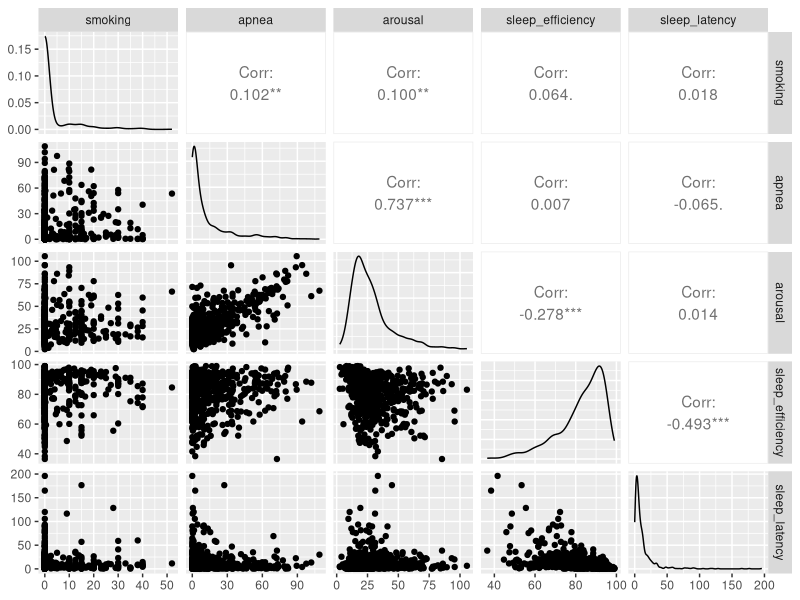
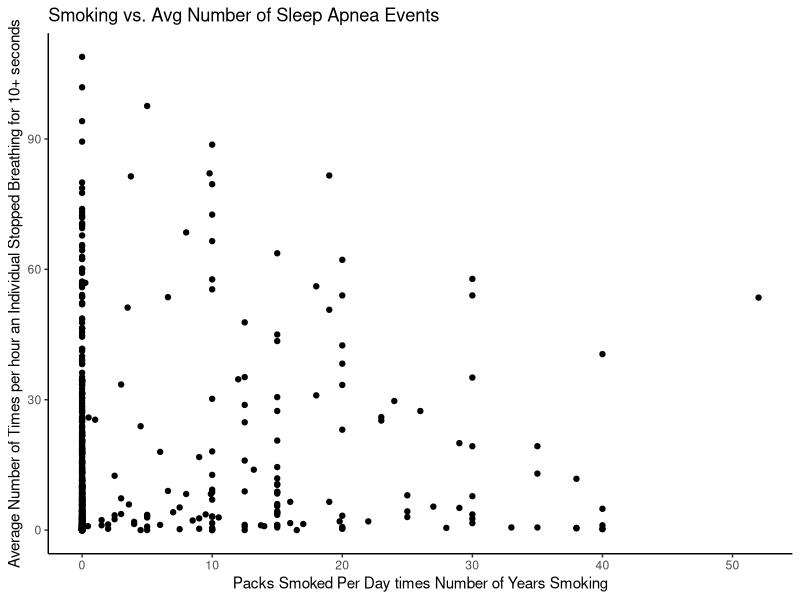
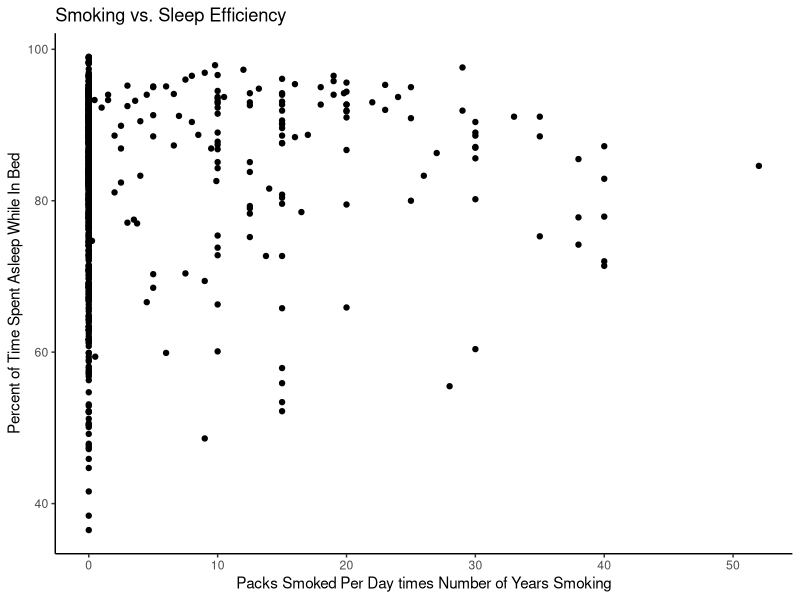
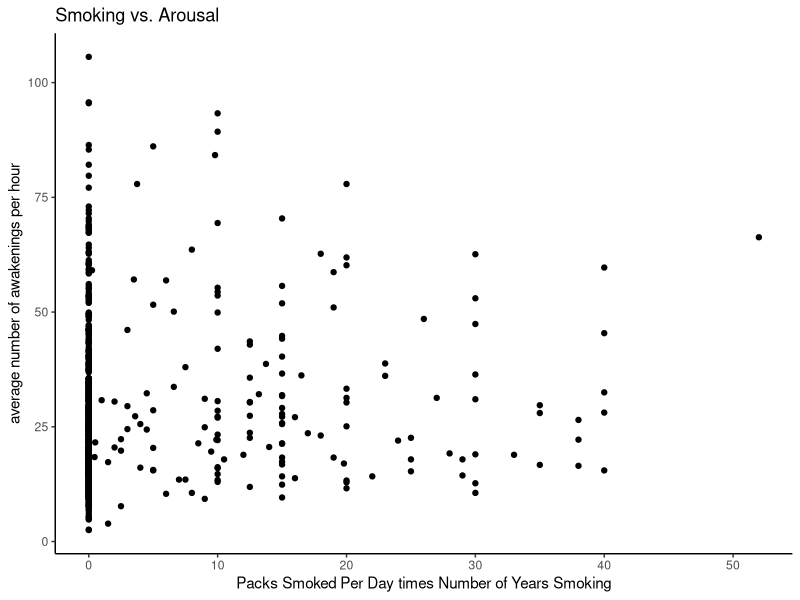
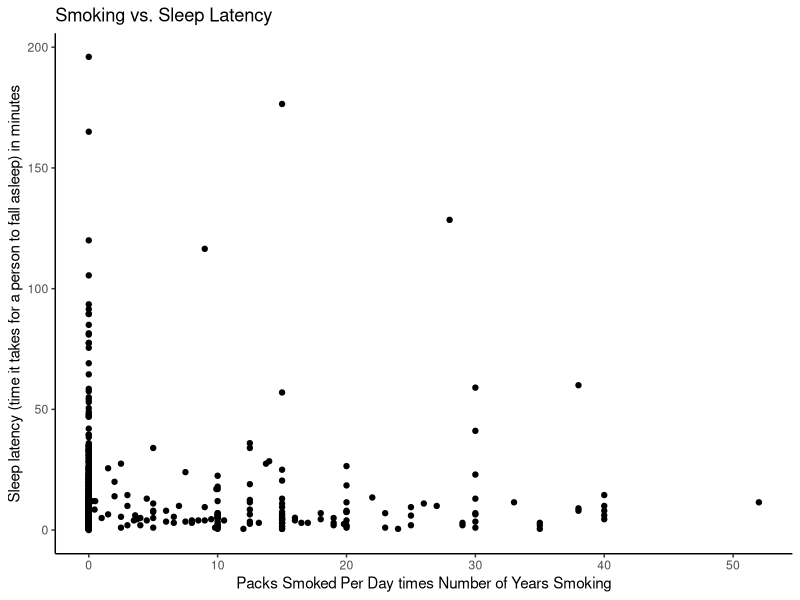
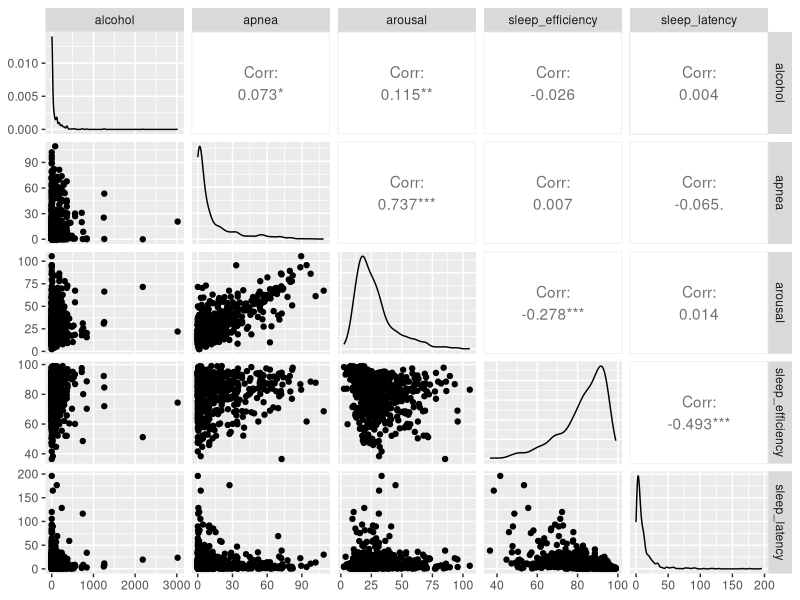
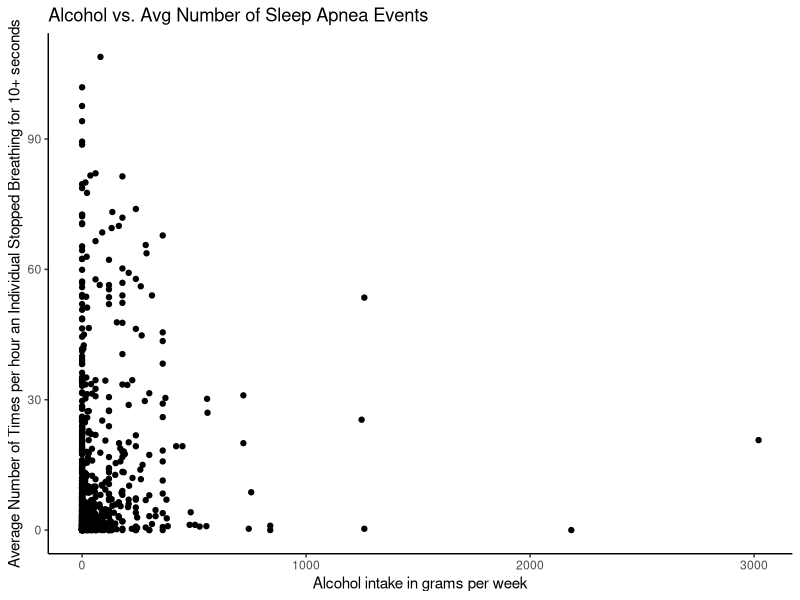
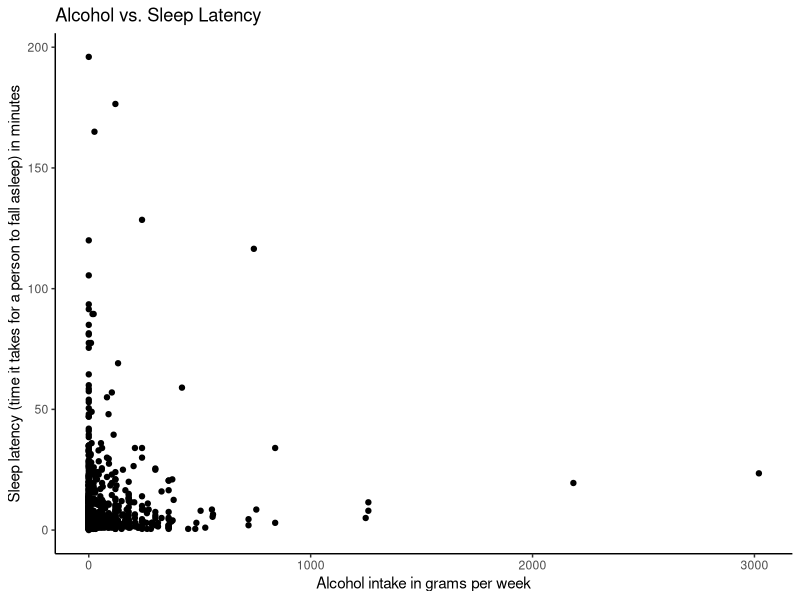

These figures' R source, in order:
## ---- chunk 1
knitr::opts_chunk$set(echo = TRUE)
## ---- chunk 2
library(tidyverse)
library(broom)
library(GGally)
## ---- chunk 3
nocturia <- read_csv("./nocturia.csv")
na.omit(nocturia) -> nocturia
nocturia
## ---- chunk 4
nocturia$rem_latency <- as.numeric(nocturia$rem_latency)
na.omit(nocturia) -> nocturia
nocturia$rem_latency
## ---- chunk 5
ggpairs(nocturia[, c("smoking", "apnea", "arousal", "sleep_efficiency", "sleep_latency")])
## ---- chunk 6
ggplot(nocturia, aes(x = smoking, y = apnea)) +
  geom_point() +
  ggtitle("Smoking vs. Avg Number of Sleep Apnea Events") +
  xlab("Packs Smoked Per Day times Number of Years Smoking") +
  ylab("Average Number of Times per hour an Individual Stopped Breathing for 10+ seconds") +
  theme_classic()

ggplot(nocturia, aes(x = smoking, y = sleep_efficiency)) +
  geom_point() +
  ggtitle("Smoking vs. Sleep Efficiency") +
  xlab("Packs Smoked Per Day times Number of Years Smoking") +
  ylab("Percent of Time Spent Asleep While In Bed") +
  theme_classic()

ggplot(nocturia, aes(x = smoking, y = arousal)) +
  geom_point() +
  ggtitle("Smoking vs. Arousal") +
  xlab("Packs Smoked Per Day times Number of Years Smoking") +
  ylab("average number of awakenings per hour") +
  theme_classic()

ggplot(nocturia, aes(x = smoking, y = sleep_latency)) +
  geom_point() +
  ggtitle("Smoking vs. Sleep Latency") +
  xlab("Packs Smoked Per Day times Number of Years Smoking") +
  ylab("Sleep latency (time it takes for a person to fall asleep) in minutes") +
  theme_classic()
## ---- chunk 7
ggpairs(nocturia[, c("alcohol", "apnea", "arousal", "sleep_efficiency", "sleep_latency")])
## ---- chunk 8
ggplot(nocturia, aes(x = alcohol, y = apnea)) +
  geom_point() +
  ggtitle("Alcohol vs. Avg Number of Sleep Apnea Events") +
  xlab("Alcohol intake in grams per week") +
  ylab("Average Number of Times per hour an Individual Stopped Breathing for 10+ seconds") +
  theme_classic()

ggplot(nocturia, aes(x = alcohol, y = sleep_latency)) +
  geom_point() +
  ggtitle("Alcohol vs. Sleep Latency") +
  xlab("Alcohol intake in grams per week") +
  ylab("Sleep latency (time it takes for a person to fall asleep) in minutes") +
  theme_classic()
## ---- chunk 9
ggpairs(nocturia[, c("diabetes", "cardiovascular_disease", "kidney_disease", "apnea", "arousal", "sleep_efficiency", "sleep_latency")])
## ---- chunk 10
ggplot(nocturia, aes(x = as.factor(diabetes), y = apnea)) +
  geom_boxplot() +
  ggtitle("Diabetes vs. Incidents of Sleep Apnea") +
  xlab("Does the individual have diabetes?") +
  ylab("Number of Sleep Apnea Incidents") +
  scale_x_discrete(labels = c("No", "Yes"))

ggplot(nocturia, aes(x = as.factor(diabetes), y = sleep_efficiency)) +
  geom_boxplot() +
  ggtitle("Diabetes vs. Sleep Efficiency") +
  xlab("Does the individual have diabetes?") +
  ylab("How much time in bed spent asleep") +
  scale_x_discrete(labels = c("No", "Yes"))

ggplot(nocturia, aes(x = as.factor(diabetes), y = isi)) +
  geom_boxplot() +
  ggtitle("Diabetes vs. Level of Insomnia") +
  xlab("Does the individual have diabetes?") +
  ylab("severity of insomnia") +
  scale_x_discrete(labels = c("No", "Yes"))
## ---- chunk 11
ggplot(nocturia, aes(x = as.factor(cardiovascular_disease), y = apnea)) +
  geom_boxplot() +
  ggtitle("Cardiovascular Disease vs. Incidents of Sleep Apnea") +
  xlab("Does the individual have cardiovascular disease?") +
  ylab("Number of Sleep Apnea Incidents") +
  scale_x_discrete(labels = c("No", "Yes"))

ggplot(nocturia, aes(x = as.factor(cardiovascular_disease), y = sleep_efficiency)) +
  geom_boxplot() +
  ggtitle("Cardiovascular Disease vs. Sleep Efficiency") +
  xlab("Does the individual have Cardiovascular Disease?") +
  ylab("How much time in bed spent asleep") +
  scale_x_discrete(labels = c("No", "Yes"))

ggplot(nocturia, aes(x = as.factor(cardiovascular_disease), y = isi)) +
  geom_boxplot() +
  ggtitle("Cardiovascular Disease vs. Level of Insomnia") +
  xlab("Does the individual have Cardiovascular Disease?") +
  ylab("severity of insomnia") +
  scale_x_discrete(labels = c("No", "Yes"))
## ---- chunk 12
ggplot(nocturia, aes(x = sex, y = apnea)) +
  geom_boxplot() +
  ggtitle("Sex vs. Sleep Apnea Incidents") +
  xlab("Sex") +
  ylab("Number of Sleep Apnea Incidents")

ggplot(nocturia, aes(x = sex, y = sleep_efficiency)) +
  geom_boxplot() +
  ggtitle("Sex vs. Sleep Efficiency") +
  xlab("Sex") +
  ylab("Amount of Time in Bed Spent Sleeping")

ggplot(nocturia, aes(x = sex, y = isi)) +
  geom_boxplot() +
  ggtitle("Sex vs. Level of Insomnia") +
  xlab("Sex") +
  ylab("Severity of Insomnia")
## ---- chunk 13
ggpairs(data = nocturia, c("apnea", "smoking", "alcohol", "diabetes", "cardiovascular_disease", "sex"))
## ---- chunk 14
nocturia <- nocturia %>%
  mutate(sex = ifelse(sex == "M", 1, 0))
lm_nocturia <- lm(apnea ~ smoking + alcohol + diabetes + cardiovascular_disease + sex, data = nocturia)
anoct <- augment(lm_nocturia)
ggplot(anoct, aes(x= .fitted, y = .resid)) +
  geom_point() +
  geom_hline(yintercept = 0)
## ---- chunk 15
leverage <- hatvalues(lm_nocturia)
cooks_distance <- cooks.distance(lm_nocturia)
threshold <- 4 / (nrow(nocturia) - length(coef(lm_nocturia)) - 1)
ggplot(data.frame(Leverage = leverage, Cooks_Distance = cooks_distance), aes(x = Leverage, y = Cooks_Distance)) +
  geom_point() +
  geom_hline(yintercept = threshold, color = "red", linetype = "dashed") +
  ggtitle("Leverage vs Cook's Distance") +
  xlab("Leverage") +
  ylab("Cook's Distance")
## ---- chunk 16
filtered_nocturia <- nocturia %>% 
  filter(apnea > 0) %>% 
  mutate(log_apnea = log(apnea))
lm_nlog <- lm(log_apnea ~ smoking + alcohol + diabetes + cardiovascular_disease + sex, data = filtered_nocturia)
anlog <- augment(lm_nlog)
ggplot(anlog, aes(x= .fitted, y = .resid)) +
  geom_point() +
  geom_hline(yintercept = 0)
## ---- chunk 17
filtered_nocturia <- nocturia %>% 
  filter(!is.na(smoking) & smoking > 0) %>%
  mutate(log_smoking = log(smoking)) %>% 
  filter(apnea > 0) %>% 
  mutate(log_apnea = log(apnea))
lm_nlog2 <- lm(log_apnea ~ log_smoking + alcohol + diabetes + cardiovascular_disease + sex, data = filtered_nocturia)
anlog2 <- augment(lm_nlog2)
ggplot(anlog2, aes(x= .fitted, y = .resid)) +
  geom_point() +
  geom_hline(yintercept = 0)
## ---- chunk 18
filtered_nocturia2 <- nocturia %>% 
  filter(!is.na(smoking) & smoking > 0) %>%
  mutate(log_smoking = log(smoking)) %>% 
  filter(apnea > 0) %>% 
  mutate(log_apnea = log(apnea)) %>% 
  filter(!is.na(alcohol) & alcohol > 0) %>% 
  mutate(log_alcohol = log(alcohol))
lm_nlog3 <- lm(log_apnea ~ log_smoking + log_alcohol + diabetes + cardiovascular_disease + sex, data = filtered_nocturia2)
anlog3 <- augment(lm_nlog3)
ggplot(anlog3, aes(x= .fitted, y = .resid)) +
  geom_point() +
  geom_hline(yintercept = 0)
## ---- chunk 19
lm_noctprelim <- lm(log_apnea ~ log_smoking + log_alcohol + diabetes + cardiovascular_disease + sex, data = filtered_nocturia2)
tidy(lm_noctprelim, conf.int = TRUE)
## ---- chunk 20
# intercept
exp(1.223)

# X3
exp(-0.012)
#X4
exp(0.081)
#X5
exp(1.185)
## ---- chunk 21
glance(lm_noctprelim)
## ---- chunk 22
# for log_smoking
reduced_model <- lm(log_apnea ~ log_alcohol + diabetes + cardiovascular_disease + sex, data = filtered_nocturia2)
anova(reduced_model, lm_noctprelim)
## ---- chunk 23
anova(lm_noctprelim, test = "F")
